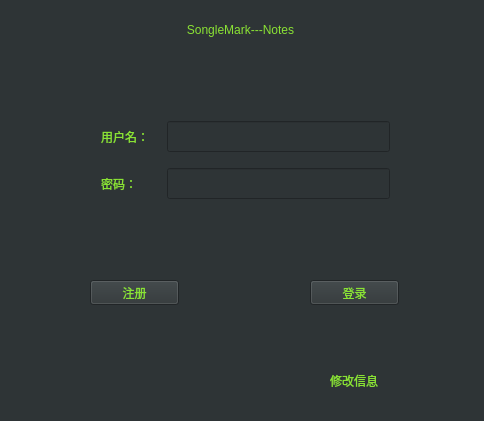
<?xml version="1.0" encoding="UTF-8"?>
<ui version="4.0">
 <class>Mainwindow</class>
 <widget class="QWidget" name="Mainwindow">
  <property name="geometry">
   <rect>
    <x>0</x>
    <y>0</y>
    <width>484</width>
    <height>421</height>
   </rect>
  </property>
  <property name="windowTitle">
   <string>Mainwindow</string>
  </property>
  <property name="styleSheet">
   <string notr="true">background-color: rgb(46, 52, 54);</string>
  </property>
  <widget class="QLabel" name="label">
   <property name="geometry">
    <rect>
     <x>90</x>
     <y>20</y>
     <width>301</width>
     <height>21</height>
    </rect>
   </property>
   <property name="styleSheet">
    <string notr="true">color: rgb(138, 226, 52);
font: 75 16pt &quot;Ubuntu Condensed&quot;;</string>
   </property>
   <property name="text">
    <string>&lt;html&gt;&lt;head/&gt;&lt;body&gt;&lt;p align=&quot;center&quot;&gt;SongleMark---Notes&lt;/p&gt;&lt;/body&gt;&lt;/html&gt;</string>
   </property>
  </widget>
  <widget class="QPushButton" name="register_2">
   <property name="geometry">
    <rect>
     <x>90</x>
     <y>280</y>
     <width>89</width>
     <height>25</height>
    </rect>
   </property>
   <property name="styleSheet">
    <string notr="true">color: rgb(138, 226, 52);</string>
   </property>
   <property name="text">
    <string>注册</string>
   </property>
  </widget>
  <widget class="QPushButton" name="login">
   <property name="geometry">
    <rect>
     <x>310</x>
     <y>280</y>
     <width>89</width>
     <height>25</height>
    </rect>
   </property>
   <property name="styleSheet">
    <string notr="true">color: rgb(138, 226, 52);</string>
   </property>
   <property name="text">
    <string>登录</string>
   </property>
  </widget>
  <widget class="QLabel" name="forgetp">
   <property name="geometry">
    <rect>
     <x>330</x>
     <y>370</y>
     <width>71</width>
     <height>21</height>
    </rect>
   </property>
   <property name="styleSheet">
    <string notr="true">color: rgb(138, 226, 52);</string>
   </property>
   <property name="text">
    <string>修改信息</string>
   </property>
  </widget>
  <widget class="QWidget" name="layoutWidget">
   <property name="geometry">
    <rect>
     <x>90</x>
     <y>100</y>
     <width>311</width>
     <height>121</height>
    </rect>
   </property>
   <layout class="QVBoxLayout" name="verticalLayout">
    <item>
     <layout class="QHBoxLayout" name="horizontalLayout_2">
      <item>
       <widget class="QLabel" name="label_2">
        <property name="minimumSize">
         <size>
          <width>60</width>
          <height>23</height>
         </size>
        </property>
        <property name="styleSheet">
         <string notr="true">color: rgb(138, 226, 52);</string>
        </property>
        <property name="text">
         <string>用户名：</string>
        </property>
       </widget>
      </item>
      <item>
       <widget class="QLineEdit" name="user">
        <property name="minimumSize">
         <size>
          <width>171</width>
          <height>31</height>
         </size>
        </property>
        <property name="styleSheet">
         <string notr="true">color: rgb(138, 226, 52);</string>
        </property>
       </widget>
      </item>
     </layout>
    </item>
    <item>
     <layout class="QHBoxLayout" name="horizontalLayout">
      <item>
       <widget class="QLabel" name="label_3">
        <property name="minimumSize">
         <size>
          <width>60</width>
          <height>23</height>
         </size>
        </property>
        <property name="styleSheet">
         <string notr="true">color: rgb(138, 226, 52);</string>
        </property>
        <property name="text">
         <string>密码：</string>
        </property>
       </widget>
      </item>
      <item>
       <widget class="QLineEdit" name="password">
        <property name="minimumSize">
         <size>
          <width>171</width>
          <height>31</height>
         </size>
        </property>
        <property name="styleSheet">
         <string notr="true">color: rgb(138, 226, 52);</string>
        </property>
       </widget>
      </item>
     </layout>
    </item>
   </layout>
  </widget>
 </widget>
 <layoutdefault spacing="6" margin="11"/>
 <resources/>
 <connections/>
</ui>
